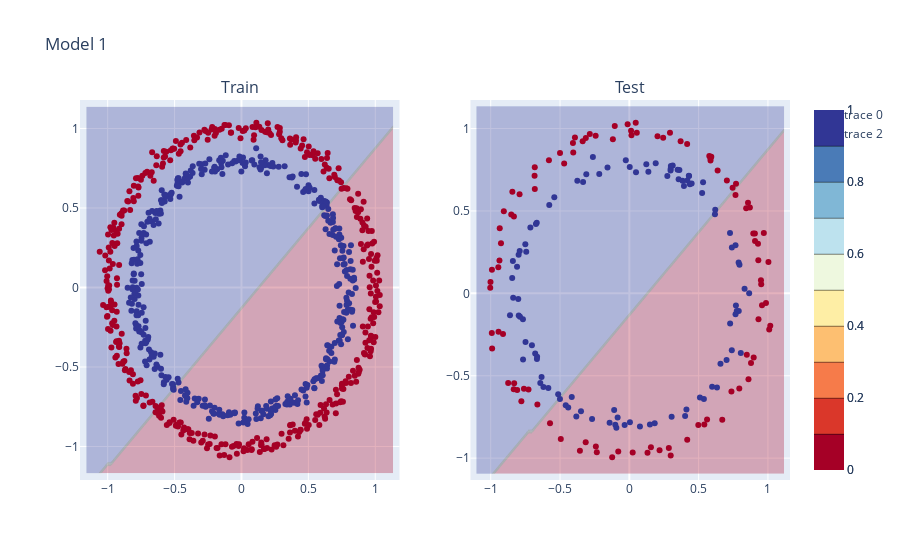

Notebook cell for this chart:
### Code cell
# Plot the decision boundary
fig = make_subplots(rows=1, cols=2, subplot_titles=["Train", "Test"])

[fig.add_trace(t, row=1, col=1) for t in plot_decision_boundary(model_0, X_train, y_train).data]
[fig.add_trace(t, row=1, col=2) for t in plot_decision_boundary(model_0, X_test, y_test).data]
fig.update_layout(title="Model 1")
fig.show()
